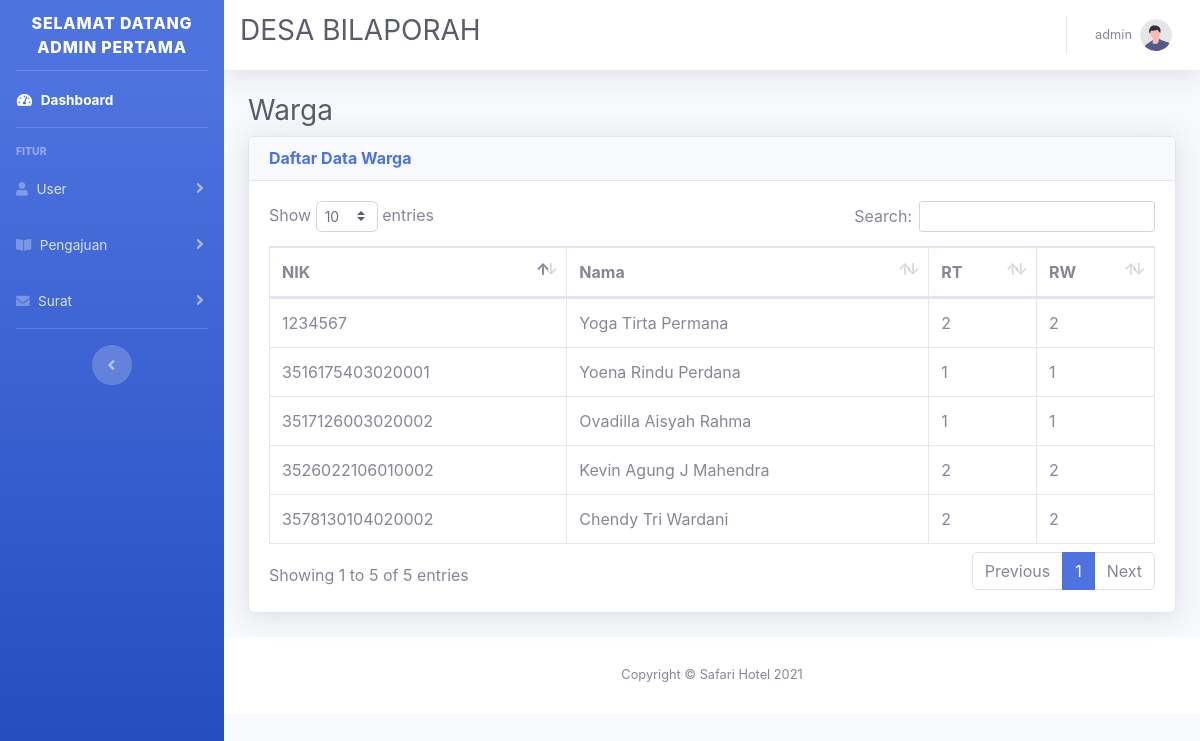
Screenshot of /admin/warga.php (signed in) with the database file from the repository.
### tables this page shows
CREATE TABLE `tb_user` (
  `nik` varchar(100) NOT NULL,
  `username` varchar(100) DEFAULT NULL,
  `password` varchar(100) NOT NULL,
  `nama_user` varchar(100) NOT NULL,
  `rt` char(10) DEFAULT NULL,
  `rw` char(10) DEFAULT NULL,
  `role_user` enum('Warga','Admin') NOT NULL
);

### db/data_warga.php (the view)
<?php
include "../connect/koneksi.php";
$tb_user = mysqli_query($koneksi, "SELECT * FROM tb_user");
while ($row = mysqli_fetch_assoc($tb_user)) :
    if ($row["role_user"] != 'Admin') { ?>
        <tr>
            <td><?= $row["nik"] ?></td>
            <td><?= $row["nama_user"] ?></td>
            <td><?= $row["rt"] ?></td>
            <td><?= $row["rt"] ?></td>
        </tr>
    <?php } ?>
<?php
endwhile;
?>

### desain/sidebar_admin.php (shortened to what this page needs)
<div id="wrapper">
    <ul class="navbar-nav bg-gradient-primary sidebar sidebar-dark accordion" id="accordionSidebar">
        <a class="sidebar-brand d-flex align-items-center justify-content-center">
            <div>Selamat Datang <?= $tb_user["nama_user"] ?></div>
        </a>
        <hr class="sidebar-divider my-0">
        <li class="nav-item active">
            <a class="nav-link" href="../admin/page_admin.php">
                <i class="fas fa-fw fa-tachometer-alt"></i>
                <span>Dashboard</span></a>
        </li>
        <hr class="sidebar-divider">
        <div class="sidebar-heading">Fitur</div>
        <li class="nav-item">
            <a class="nav-link collapsed" href="#" data-toggle="collapse" data-target="#userMenu" aria-expanded="true" aria-controls="userMenu">
                <i class="fas fa-user"></i>
                <span>User</span>
            </a>
        </li>
        <li class="nav-item">
            <a class="nav-link collapsed" href="#" data-toggle="collapse" data-target="#reservasi" aria-expanded="true" aria-controls="reservasi">
                <i class="fas fa-book-open"></i>
                <span>Pengajuan</span>
            </a>
        </li>
        <li class="nav-item">
            <a class="nav-link collapsed" href="#" data-toggle="collapse" data-target="#surat" aria-expanded="true" aria-controls="surat">
                <i class="fas fa-envelope"></i>
                <span>Surat</span>
            </a>
        </li>
        <hr class="sidebar-divider d-none d-md-block">
        <div class="text-center d-none d-md-inline">
            <button class="rounded-circle border-0" id="sidebarToggle"></button>
        </div>
    </ul>

### desain/navbar_admin.php (shortened to what this page needs)
<div id="content-wrapper" class="d-flex flex-column">
    <div id="content">
        <nav class="navbar navbar-expand navbar-light bg-white topbar mb-4 static-top shadow">
            <h1 class="h3 mb-2 text-gray-800">DESA BILAPORAH</h1>
            <ul class="navbar-nav ml-auto">
                <li class="nav-item dropdown no-arrow">
                    <a class="nav-link dropdown-toggle" href="#" id="userDropdown" role="button" data-toggle="dropdown" aria-haspopup="true" aria-expanded="false">
                        <span class="mr-2 d-none d-lg-inline text-gray-600 small"><?= $tb_user["nik"] ?></span>
                        <img class="img-profile rounded-circle" src="../img/undraw_profile.svg">
                    </a>
                </li>
            </ul>
        </nav>

### rows the page displays
tb_user: nama_user "ADMIN PERTAMA", nik "admin"
tb_user: nik "1234567", nama_user "Yoga Tirta Permana", rt "2"
tb_user: nik "3516175403020001", nama_user "Yoena Rindu Perdana", rt "1"
tb_user: nik "3517126003020002", nama_user "Ovadilla Aisyah Rahma", rt "1"
tb_user: nik "3526022106010002", nama_user "Kevin Agung J Mahendra", rt "2"
tb_user: nik "3578130104020002", nama_user "Chendy Tri Wardani", rt "2"
